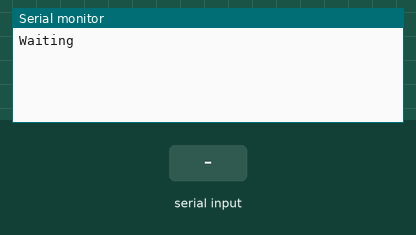
This sketch was run on a simulated Arduino Leonardo, built with avr-gcc and run on an emulated ATmega32U4. Shown: the last lines printed to the serial monitor. The test bench sets the inputs (shaded band).

Above: at 1.2 s.
1.3 s: "1" received over the second serial link
At 1.7 s:
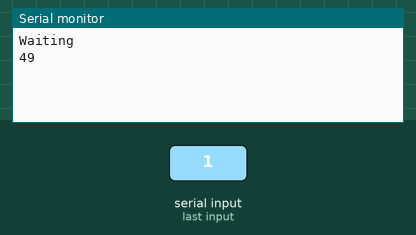
2.8 s: "0" received over the second serial link
At 4.0 s:
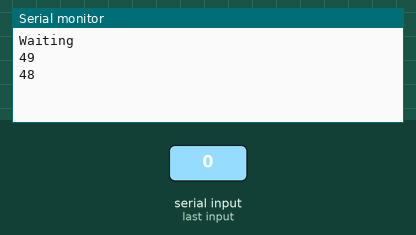
4.3 s: "2" received over the second serial link
At 5.2 s:
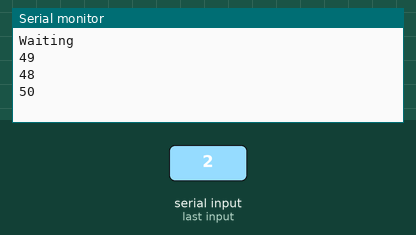

Measured:
- after the input at 1.3 s, the serial monitor: prints a new line at once (image 1)
- after the input at 2.8 s, the serial monitor: prints a new line at once (image 2)
- after the input at 4.3 s, the serial monitor: prints a new line at once (image 3)

The sketch:

SoftwareSerialExample.ino
```cpp
#include <SoftwareSerial.h>
SoftwareSerial mySerial(6, 7); // RX, TX

void setup()
{
  // Open serial communications and wait for port to open:
  Serial.begin(57600);
  while (!Serial) {
    ; // wait for serial port to connect. Needed for Leonardo only
  }


  Serial.println("Waiting");

  // set the data rate for the SoftwareSerial port
  mySerial.begin(57600);
  //mySerial.println("Hel lo, world?");
}

void loop() // run over and over
{
  if (mySerial.available()){
    byte d = mySerial.read();
    Serial.println(d);
  }
//  if (Serial.available())
//    mySerial.write(Serial.read());
}
```
